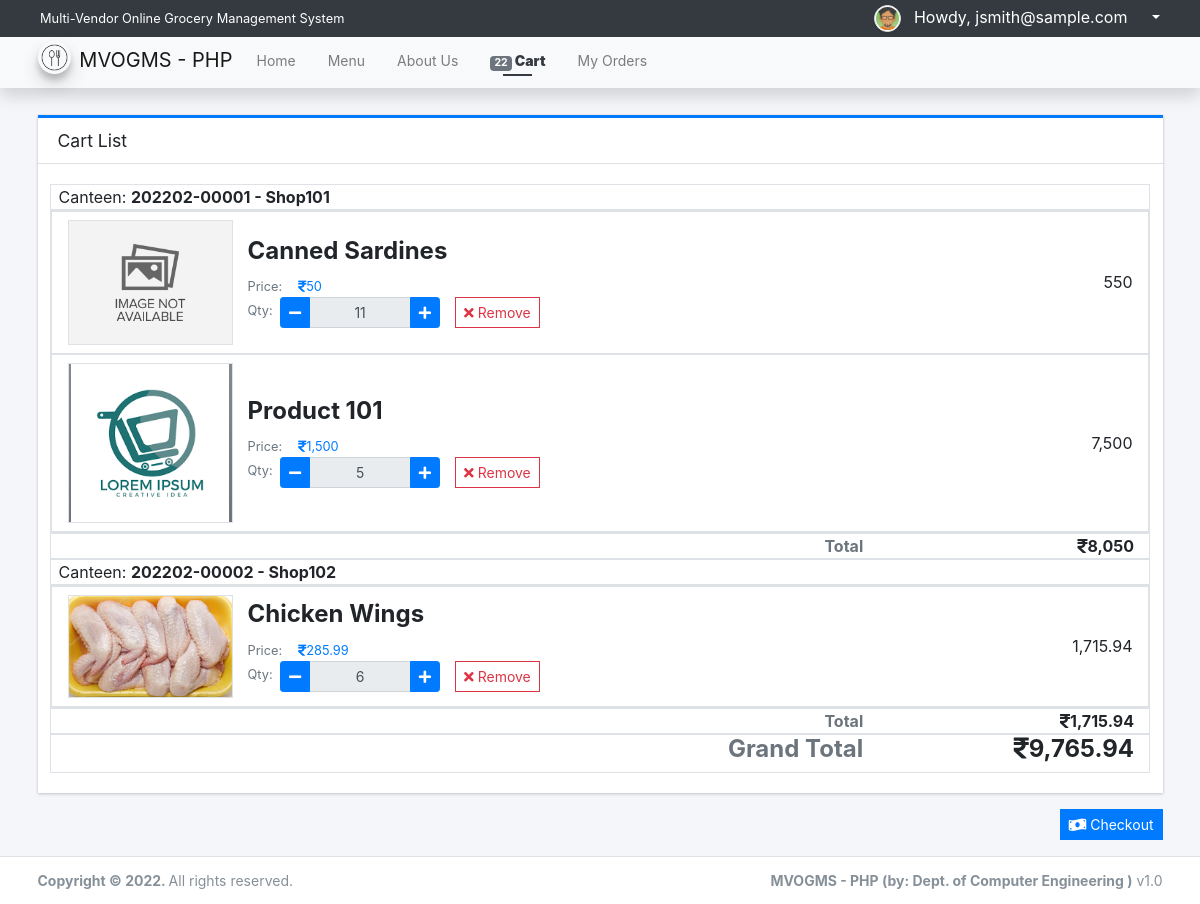
Screenshot of /?page=orders/cart (signed in) with the database file from the repository.
### tables this page shows
CREATE TABLE `canteen_list` (
  `id` int(30) NOT NULL,
  `code` varchar(100) NOT NULL,
  `canteen_dept_id` int(30) NOT NULL,
  `canteen_name` text NOT NULL,
  `canteen_owner` text NOT NULL,
  `contact` text NOT NULL,
  `username` text NOT NULL,
  `password` text NOT NULL,
  `avatar` text DEFAULT NULL,
  `status` tinyint(1) NOT NULL DEFAULT 1,
  `delete_flag` tinyint(1) NOT NULL DEFAULT 0,
  `date_created` datetime NOT NULL DEFAULT current_timestamp(),
  `date_updated` datetime DEFAULT NULL ON UPDATE current_timestamp()
);

CREATE TABLE `cart_list` (
  `id` int(30) NOT NULL,
  `client_id` int(30) NOT NULL,
  `product_id` int(30) NOT NULL,
  `quantity` float NOT NULL DEFAULT 0
);

CREATE TABLE `product_list` (
  `id` int(30) NOT NULL,
  `canteen_id` int(30) DEFAULT NULL,
  `category_id` int(30) DEFAULT NULL,
  `name` text NOT NULL,
  `description` text NOT NULL,
  `price` double NOT NULL DEFAULT 0,
  `image_path` text DEFAULT NULL,
  `status` tinyint(1) NOT NULL DEFAULT 1,
  `delete_flag` tinyint(1) NOT NULL DEFAULT 0,
  `date_created` datetime NOT NULL DEFAULT current_timestamp(),
  `date_updated` datetime DEFAULT NULL ON UPDATE current_timestamp()
);

### classes/DBConnection.php (called while the page is built, shortened)
<?php
class DBConnection{
    private $host = DB_SERVER;
    private $username = DB_USERNAME;
    private $password = DB_PASSWORD;
    private $database = DB_NAME;
    public $conn;
    public function __construct(){
        if (!isset($this->conn)) {
            $this->conn = new mysqli($this->host, $this->username, $this->password, $this->database);
        }
    }
}
?>

### classes/SystemSettings.php (called while the page is built, shortened)
<?php
class SystemSettings extends DBConnection{
	function userdata($field = ''){
		if(!empty($field)){
			if(isset($_SESSION['userdata'][$field]))
				return $_SESSION['userdata'][$field];
			else
				return null;
		}else{
			return false;
		}
	}
}
$_settings = new SystemSettings();
?>

### config.php (called while the page is built, shortened)
<?php
require_once('classes/DBConnection.php');
require_once('classes/SystemSettings.php');
function validate_image($file){
    $file = explode("?",$file)[0];
	if(!empty($file)){
		if(is_file(base_app.$file)){
			return base_url.$file;
		}else{
			return base_url.'dist/img/no-image-available.png';
		}
	}else{
		return base_url.'dist/img/no-image-available.png';
	}
}
function format_num($number = 0, $max_decimal = ''){
    if(is_numeric($number)){
        $ex = explode('.',$number);
        $dec = isset($ex[1]) ? strlen($ex[1]) : 0;
        if(empty($max_decimal) || (is_numeric($max_decimal) && $max_decimal >= $dec)){
            return number_format($number,$dec);
        }else{
            if(is_numeric($max_decimal))
                return number_format($number,$max_decimal);
            else
                return "Invalid Maximum Decimal";
        }
    }else{
        return "Invalid Number";
    }
}
?>

### orders/cart.php (the view, shortened to what this page needs)
<div class="content py-3">
    <div class="card card-outline card-primary rounded-0 shadow-0">
        <div class="card-header">
            <h5 class="card-title">Cart List</h5>
        </div>
        <div class="card-body">
            <div id="cart-list">
                <div class="row">
                <?php
                $gtotal = 0;
                $canteens = $conn->query("SELECT * FROM `canteen_list` where id in (SELECT canteen_id from product_list where id in (SELECT product_id FROM `cart_list` where client_id ='{$_settings->userdata('id')}')) order by `canteen_name` asc");
                while($vrow=$canteens->fetch_assoc()):
                ?>
                    <div class="col-12 border">
                        <span>Canteen: <b><?= $vrow['code']. " - " . $vrow['canteen_name'] ?></b></span>
                    </div>
                    <div class="col-12 border p-0">
                        <?php
                        $vtotal = 0;
                        $products = $conn->query("SELECT c.*, p.name as `name`, p.price,p.image_path FROM `cart_list` c inner join product_list p on c.product_id = p.id where c.client_id = '{$_settings->userdata('id')}' and p.canteen_id = '{$vrow['id']}' order by p.name asc");
                        while($prow = $products->fetch_assoc()):
                            $total = $prow['price'] * $prow['quantity'];
                            $gtotal += $total;
                            $vtotal += $total;
                        ?>
                        <div class="d-flex align-items-center border p-2">
                            <div class="col-2 text-center">
                                <a href="./?page=products/view_product&id=<?= $prow['product_id'] ?>"><img src="<?= validate_image($prow['image_path']) ?>" alt="" class="img-center prod-img border bg-gradient-gray"></a>
                            </div>
                            <div class="col-auto flex-shrink-1 flex-grow-1">
                                <h4><b><?= $prow['name'] ?></b></h4>
                                <div class="d-flex">
                                    <div class="col-auto px-0"><small class="text-muted">Price: </small></div>
                                    <div class="col-auto px-0 flex-shrink-1 flex-grow-1"><p class="m-0 pl-3"><small class="text-primary"><i class="fa fa-rupee-sign"></i><?= format_num($prow['price']) ?></small></p></div>
                                </div>
                                <div class="d-flex">
                                    <div class="col-auto px-0"><small class="text-muted">Qty: </small></div>
                                    <div class="col-auto">
                                        <div class="" style="width:10em">
                                            <div class="input-group input-group-sm">
                                                <div class="input-group-prepend"><button class="btn btn-primary min-qty" data-id="<?= $prow['id'] ?>" type="button"><i class="fa fa-minus"></i></button></div>
                                                <input type="text" value="<?= $prow['quantity'] ?>" class="form-control text-center" readonly="readonly">
                                                <div class="input-group-append"><button class="btn btn-primary plus-qty" data-id="<?= $prow['id'] ?>" type="button"><i class="fa fa-plus"></i></button></div>
                                            </div>
                                        </div>
                                    </div>
                                    <div class="col-auto flex-shrink-1 flex-grow-1">
                                        <button class="btn btn-flat btn-outline-danger btn-sm rem_item"  data-id="<?= $prow['id'] ?>"><i class="fa fa-times"></i> Remove</button>
                                    </div>
                                </div>
                            </div>
                            <div class="col-3 text-right"><?= format_num($total) ?></div>
                        </div>
                        <?php endwhile; ?>
                    </div>
                    <div class="col-12 border">
                        <div class="d-flex">
                            <div class="col-9 text-right font-weight-bold text-muted">Total</div>
                            <div class="col-3 text-right font-weight-bold"><i class="fa fa-rupee-sign"></i><?= format_num($vtotal) ?></div>
                        </div>
                    </div>
                <?php endwhile; ?>
                    <div class="col-12 border">
                        <div class="d-flex">
                            <div class="col-9 h4 font-weight-bold text-right text-muted">Grand Total</div>
                            <div class="col-3 h4 font-weight-bold text-right"><i class="fa fa-rupee-sign"></i><?= format_num($gtotal) ?></div>
                        </div>
                    </div>
                </div>
            </div>
        </div>
    </div>
    <div class="text-right">
        <a href="./?page=orders/checkout" class="btn btn-flat btn-primary btn-sm"><i class="fa fa-money-bill-wave"></i> Checkout</a>
    </div>
</div>

### orders/cart.php (style rules this page uses)
.prod-img { width:calc(100%); height:auto; max-height: 10em; object-fit:scale-down; object-position:center center }

### rows the page displays
canteen_list: code "202202-00001", canteen_name "Shop101", vtotal "8,050"
cart_list: shows a picture, product.name "Canned Sardines", product.price "50", quantity "11", format_num($total) "550"
cart_list: shows a picture, product.name "Product 101", product.price "1,500", quantity "5", format_num($total) "7,500"
canteen_list: code "202202-00002", canteen_name "Shop102", vtotal "1,715.94"
cart_list: shows a picture, product.name "Chicken Wings", product.price "285.99", quantity "6", format_num($total) "1,715.94"

### other values shown
$_settings->info('name') "Multi-Vendor Online Grocery Management System"
$_settings->userdata('email') "jsmith@sample.com"
$_settings->info('short_name') "MVOGMS - PHP"
format_num($cart_count) "22"
format_num($gtotal) "9,765.94"
